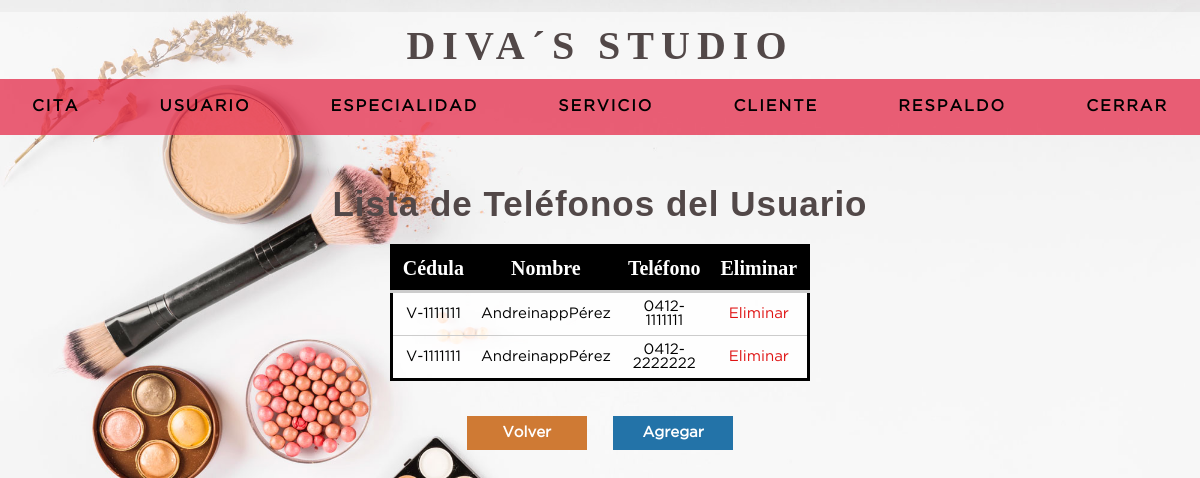
/listado-telefono_usuario.php?ci=V-1111111 (signed in), run on the app's committed database.
### tables this page shows
CREATE TABLE `telefono_usuario` (
  `ci_usuario` varchar(20) NOT NULL,
  `idarea` int(11) NOT NULL,
  `telefono_usuario` int(11) NOT NULL,
  PRIMARY KEY (`ci_usuario`,`idarea`,`telefono_usuario`) USING BTREE,
  KEY `idarea` (`idarea`),
  CONSTRAINT `telefono_usuario_ibfk_1` FOREIGN KEY (`ci_usuario`) REFERENCES `usuario` (`ci_usuario`) ON DELETE CASCADE ON UPDATE CASCADE,
  CONSTRAINT `telefono_usuario_ibfk_2` FOREIGN KEY (`idarea`) REFERENCES `area` (`idarea`) ON DELETE CASCADE ON UPDATE CASCADE
);

CREATE TABLE `usuario` (
  `ci_usuario` varchar(20) NOT NULL,
  `nombreu` varchar(50) NOT NULL,
  `apellidou` varchar(50) NOT NULL,
  `usuario` varchar(30) NOT NULL,
  `clave` varchar(50) NOT NULL,
  `codgenero` int(11) NOT NULL,
  `idrol` int(11) NOT NULL,
  `direccion` varchar(200) NOT NULL,
  `fechaingreso` timestamp NOT NULL DEFAULT current_timestamp(),
  `estatus` int(1) NOT NULL DEFAULT 1,
  PRIMARY KEY (`ci_usuario`) USING BTREE,
  KEY `idrol` (`idrol`),
  KEY `codgenero` (`codgenero`),
  CONSTRAINT `usuario-genero` FOREIGN KEY (`codgenero`) REFERENCES `genero` (`codgenero`) ON DELETE CASCADE ON UPDATE CASCADE,
  CONSTRAINT `usuario-rol` FOREIGN KEY (`idrol`) REFERENCES `rol` (`idrol`) ON DELETE CASCADE ON UPDATE CASCADE
);

CREATE TABLE `area` (
  `idarea` int(11) NOT NULL AUTO_INCREMENT,
  `descripcion_area` varchar(20) NOT NULL,
  PRIMARY KEY (`idarea`)
);

### listado-telefono_usuario.php (the view, shortened to what this page needs)
<?php
	if( empty($_REQUEST['ci']) ){
		header('location:listado_usuario.php');
	}else{
		$ci_usuario = $_REQUEST['ci'];
?>
<HTML>
	<HEAD>
		<?php include "includes/scripts.php";?>
	</HEAD>
	<BODY>
	<?php include "includes/headeruser.php";?>
		<section class="container" >
			<h2 class="htabla">Lista de Teléfonos del Usuario</h2>
			<table class="service">
			<thead>
				<tr>
					<th>Cédula</th>
					<th>Nombre</th>
					<th>Teléfono</th>
					<th>Eliminar</th>
				</tr>
			</thead>
			<?php
			require 'includes/conexion.php';
				$sql =mysqli_query($conexion, "SELECT telf.ci_usuario, u.nombreu, u.apellidou, telf.idarea, a.descripcion_area, telf.telefono_usuario
									FROM telefono_usuario telf
									INNER JOIN area a        ON telf.idarea = a.idarea
									INNER JOIN usuario u     ON telf.ci_usuario = u.ci_usuario
									WHERE telf.ci_usuario = '$ci_usuario' ");
			$result_telefono=mysqli_num_rows($sql);
			if($result_telefono>0){
				while ($mostrar = mysqli_fetch_array($sql)){
				$ci_usuario=$mostrar['ci_usuario'];
				$nombreu=$mostrar['nombreu'];
				$apellidou=$mostrar['apellidou'];
				$idarea=$mostrar['idarea'];
				$area=$mostrar['descripcion_area'];
				$telefono_usuario=$mostrar['telefono_usuario'];
			?>
				<form method="POST" action="">
					<tr>
						<td><?php echo $ci_usuario?></td>
						<td><?php echo $nombreu; echo $apellidou?></td>
						<td><?php echo $area; echo $telefono_usuario?></td>
						<td><a class="delete" href="eliminar-telf_usuario.php?ci=<?php echo $ci_usuario?>&area=<?php echo $idarea?>&telefono=<?php echo $telefono_usuario?>">Eliminar</a></td>
					</tr>
				</form>
			<?php
				}
			}
	}
			?>
			</table>
			<a href="listado_usuario.php" class="btn_cancel volver"> Volver</a>
			<a class="btn_cancel" href="agregar-telf_usuario.php?ci=<?php echo $ci_usuario?>">Agregar</a>
		</section>
	</BODY>
</HTML>

### css/style.css (style rules this page uses)
* { margin: 0; padding: 0; box-sizing: border-box; }
body { background-image: url('../imagen/bg-2.jpg'); background-position:center; background-repeat: no-repeat; background-size:cover; background-attachment:fixed; }
h1, h2, h3, h4, h5, h6 { font-family: 'arial'; font-weight: bold; letter-spacing: 1px; }
h2 { font-size: 20px; }
a { text-decoration: none; }
.container { padding: 10rem 15px 15px; }
.container h2 { color: rgb(82, 72, 72); margin:12px 0 10px 0; font-size: 35px; text-align: center; }
form { margin: auto; padding: 20px 50px; background-color: rgba(255, 255, 255, 0.9); border-radius:2px; border:3px solid #dedede; }
.btn_cancel, .btn_ok { width:120px; background: #E53939; color:#ffffff; display:inline-block; border:0; padding:10px; margin: 15px 10px; font-size: 15px; font-family: 'GothamBook'; font-weight:bold; cursor: pointer; }
.btn_cancel { background: #2373a8; }
.volver { background: #CF7A34; }
.htabla { font-size: 35px; font-weight: bold; font-weight: 700; }
.container { color: rgb(82, 72, 72); margin:12px 0 10px 0; font-size: 25px; text-align: center; }
table { background: rgba(255, 255, 255, 0.8); border: solid 3px #000; margin: 20px auto; width: 97%; border-collapse:collapse; }
.service { width: 35%; }
th { padding:10px; font-weight:bold; border-bottom:solid 3px #ccc; font-size: 20px; background: black; color:white; }
td { padding:7px; text-align: center; border-bottom:solid 1px #ccc; font-family: 'GothamBook'; font-size: 15px; }
.delete { color: #df1313; }

### data on the page
telefono_usuario: ci_usuario "V-1111111", ci_usuario.nombreu "Andreinapp", ci_usuario.apellidou "Pérez", idarea.descripcion_area "0412-", telefono_usuario "1111111"
telefono_usuario: ci_usuario "V-1111111", ci_usuario.nombreu "Andreinapp", ci_usuario.apellidou "Pérez", idarea.descripcion_area "0412-", telefono_usuario "2222222"
